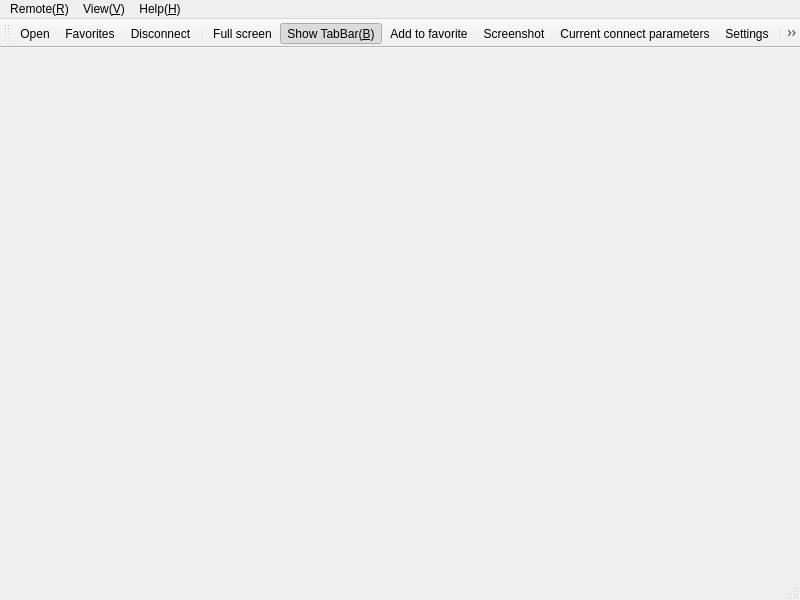
<?xml version="1.0" encoding="UTF-8"?>
<ui version="4.0">
 <class>MainWindow</class>
 <widget class="QMainWindow" name="MainWindow">
  <property name="geometry">
   <rect>
    <x>0</x>
    <y>0</y>
    <width>800</width>
    <height>600</height>
   </rect>
  </property>
  <property name="windowTitle">
   <string>Rabbit Remote Control</string>
  </property>
  <property name="windowIcon">
   <iconset resource="Resource/Resource.qrc">
    <normaloff>:/image/App</normaloff>:/image/App</iconset>
  </property>
  <widget class="QWidget" name="centralwidget"/>
  <widget class="QMenuBar" name="menubar">
   <property name="geometry">
    <rect>
     <x>0</x>
     <y>0</y>
     <width>800</width>
     <height>28</height>
    </rect>
   </property>
   <widget class="QMenu" name="menuHelp_H">
    <property name="title">
     <string>Help(&amp;H)</string>
    </property>
    <addaction name="actionAbout_A"/>
    <addaction name="actionUpdate_U"/>
   </widget>
   <widget class="QMenu" name="menuView">
    <property name="title">
     <string>View(&amp;V)</string>
    </property>
    <widget class="QMenu" name="menuSink">
     <property name="title">
      <string>Sink</string>
     </property>
     <property name="icon">
      <iconset resource="Resource/Resource.qrc">
       <normaloff>:/image/Skin</normaloff>:/image/Skin</iconset>
     </property>
     <addaction name="actionDefaultStyle_D"/>
     <addaction name="actionOpenStyle_O"/>
    </widget>
    <widget class="QMenu" name="menuZoom">
     <property name="title">
      <string>Zoom</string>
     </property>
     <property name="icon">
      <iconset resource="Resource/Resource.qrc">
       <normaloff>:/image/Zoom</normaloff>:/image/Zoom</iconset>
     </property>
     <addaction name="actionZoom_window_to_remote_desktop"/>
     <addaction name="actionZoomToWindow_Z"/>
     <addaction name="actionKeep_aspect_ration_to_windows_K"/>
     <addaction name="actionOriginal_O"/>
     <addaction name="actionZoom_In"/>
     <addaction name="actionZoom_Out"/>
    </widget>
    <addaction name="actionFull_screen_F"/>
    <addaction name="menuZoom"/>
    <addaction name="separator"/>
    <addaction name="actionShow_TabBar_B"/>
    <addaction name="separator"/>
    <addaction name="actionScreenshot"/>
    <addaction name="actionSend_ctl_alt_del"/>
    <addaction name="menuSink"/>
    <addaction name="separator"/>
    <addaction name="separator"/>
    <addaction name="actionToolBar_T"/>
    <addaction name="actionStatusBar_S"/>
    <addaction name="separator"/>
   </widget>
   <widget class="QMenu" name="menuRemote">
    <property name="title">
     <string>Remote(&amp;R)</string>
    </property>
    <widget class="QMenu" name="menuConnect_C">
     <property name="title">
      <string>Connect(&amp;C)</string>
     </property>
     <property name="icon">
      <iconset resource="Resource/Resource.qrc">
       <normaloff>:/image/Connect</normaloff>:/image/Connect</iconset>
     </property>
    </widget>
    <addaction name="menuConnect_C"/>
    <addaction name="actionDisconnect_D"/>
    <addaction name="actionOpen_O"/>
    <addaction name="actionClone"/>
    <addaction name="actionRecently_connected"/>
    <addaction name="separator"/>
    <addaction name="actionAdd_to_favorite"/>
    <addaction name="actionFavorites"/>
    <addaction name="separator"/>
    <addaction name="actionCurrent_connect_parameters"/>
    <addaction name="actionSettings"/>
    <addaction name="separator"/>
    <addaction name="actionExit_E"/>
   </widget>
   <addaction name="menuRemote"/>
   <addaction name="menuView"/>
   <addaction name="menuHelp_H"/>
  </widget>
  <widget class="QStatusBar" name="statusbar"/>
  <widget class="QToolBar" name="toolBar">
   <property name="windowTitle">
    <string>toolBar</string>
   </property>
   <attribute name="toolBarArea">
    <enum>TopToolBarArea</enum>
   </attribute>
   <attribute name="toolBarBreak">
    <bool>false</bool>
   </attribute>
   <addaction name="actionOpen_O"/>
   <addaction name="actionFavorites"/>
   <addaction name="actionDisconnect_D"/>
   <addaction name="separator"/>
   <addaction name="actionFull_screen_F"/>
   <addaction name="actionShow_TabBar_B"/>
   <addaction name="actionAdd_to_favorite"/>
   <addaction name="actionScreenshot"/>
   <addaction name="actionCurrent_connect_parameters"/>
   <addaction name="actionSettings"/>
   <addaction name="separator"/>
   <addaction name="actionExit_E"/>
  </widget>
  <action name="actionAbout_A">
   <property name="icon">
    <iconset resource="Resource/Resource.qrc">
     <normaloff>:/image/App</normaloff>:/image/App</iconset>
   </property>
   <property name="text">
    <string>About(&amp;A)</string>
   </property>
   <property name="iconText">
    <string>About</string>
   </property>
   <property name="toolTip">
    <string>About</string>
   </property>
   <property name="statusTip">
    <string>About</string>
   </property>
   <property name="whatsThis">
    <string>About</string>
   </property>
  </action>
  <action name="actionUpdate_U">
   <property name="text">
    <string>Update(&amp;U)</string>
   </property>
   <property name="iconText">
    <string>Update</string>
   </property>
   <property name="toolTip">
    <string>Update</string>
   </property>
   <property name="statusTip">
    <string>Update</string>
   </property>
   <property name="whatsThis">
    <string>Update</string>
   </property>
  </action>
  <action name="actionStatusBar_S">
   <property name="checkable">
    <bool>true</bool>
   </property>
   <property name="checked">
    <bool>true</bool>
   </property>
   <property name="text">
    <string>StatusBar(&amp;S)</string>
   </property>
   <property name="iconText">
    <string>StatusBar</string>
   </property>
   <property name="toolTip">
    <string>StatusBar</string>
   </property>
   <property name="statusTip">
    <string>StatusBar</string>
   </property>
   <property name="whatsThis">
    <string>StatusBar</string>
   </property>
  </action>
  <action name="actionToolBar_T">
   <property name="checkable">
    <bool>true</bool>
   </property>
   <property name="checked">
    <bool>true</bool>
   </property>
   <property name="text">
    <string>ToolBar(&amp;T)</string>
   </property>
   <property name="iconText">
    <string>ToolBar</string>
   </property>
   <property name="toolTip">
    <string>ToolBar</string>
   </property>
   <property name="statusTip">
    <string>ToolBar</string>
   </property>
   <property name="whatsThis">
    <string>ToolBar</string>
   </property>
  </action>
  <action name="actionFull_screen_F">
   <property name="icon">
    <iconset resource="Resource/Resource.qrc">
     <normaloff>:/image/FullScreen</normaloff>:/image/FullScreen</iconset>
   </property>
   <property name="text">
    <string>Full screen(&amp;F)</string>
   </property>
   <property name="iconText">
    <string>Full screen</string>
   </property>
   <property name="toolTip">
    <string>Full screen</string>
   </property>
   <property name="statusTip">
    <string>Full screen</string>
   </property>
   <property name="whatsThis">
    <string>Full screen</string>
   </property>
  </action>
  <action name="actionOriginal_O">
   <property name="checkable">
    <bool>true</bool>
   </property>
   <property name="checked">
    <bool>true</bool>
   </property>
   <property name="icon">
    <iconset resource="Resource/Resource.qrc">
     <normaloff>:/image/Original</normaloff>:/image/Original</iconset>
   </property>
   <property name="text">
    <string>Original size(&amp;O)</string>
   </property>
   <property name="iconText">
    <string>Original size</string>
   </property>
   <property name="toolTip">
    <string>Original size</string>
   </property>
   <property name="statusTip">
    <string>Original size</string>
   </property>
   <property name="whatsThis">
    <string>Original size</string>
   </property>
  </action>
  <action name="actionZoomToWindow_Z">
   <property name="checkable">
    <bool>true</bool>
   </property>
   <property name="icon">
    <iconset resource="Resource/Resource.qrc">
     <normaloff>:/image/ZoomToWindow</normaloff>:/image/ZoomToWindow</iconset>
   </property>
   <property name="text">
    <string>Zoom to window(&amp;Z)</string>
   </property>
   <property name="iconText">
    <string>Zoom to window</string>
   </property>
   <property name="toolTip">
    <string>Zoom to window</string>
   </property>
   <property name="statusTip">
    <string>Zoom to window</string>
   </property>
   <property name="whatsThis">
    <string>Zoom to window</string>
   </property>
  </action>
  <action name="actionKeep_aspect_ration_to_windows_K">
   <property name="checkable">
    <bool>true</bool>
   </property>
   <property name="icon">
    <iconset resource="Resource/Resource.qrc">
     <normaloff>:/image/AspectRatio</normaloff>:/image/AspectRatio</iconset>
   </property>
   <property name="text">
    <string>Keep aspect ration zoom to window(&amp;K)</string>
   </property>
   <property name="iconText">
    <string>Keep aspect ration zoom to window</string>
   </property>
   <property name="toolTip">
    <string>Keep aspect ration zoom to window</string>
   </property>
   <property name="statusTip">
    <string>Keep aspect ration zoom to window</string>
   </property>
   <property name="whatsThis">
    <string>Keep aspect ration zoom to window</string>
   </property>
  </action>
  <action name="actionExit_E">
   <property name="checkable">
    <bool>false</bool>
   </property>
   <property name="icon">
    <iconset resource="Resource/Resource.qrc">
     <normaloff>:/image/Exit</normaloff>:/image/Exit</iconset>
   </property>
   <property name="text">
    <string>Exit(&amp;E)</string>
   </property>
   <property name="iconText">
    <string>Exit</string>
   </property>
   <property name="toolTip">
    <string>Exit</string>
   </property>
   <property name="statusTip">
    <string>Exit</string>
   </property>
   <property name="whatsThis">
    <string>Exit</string>
   </property>
  </action>
  <action name="actionRecently_connected">
   <property name="icon">
    <iconset resource="Resource/Resource.qrc">
     <normaloff>:/image/RecentMenu</normaloff>:/image/RecentMenu</iconset>
   </property>
   <property name="text">
    <string>Recently connected</string>
   </property>
   <property name="statusTip">
    <string>Recently connected</string>
   </property>
   <property name="whatsThis">
    <string>Recently connected</string>
   </property>
  </action>
  <action name="actionDisconnect_D">
   <property name="icon">
    <iconset resource="Resource/Resource.qrc">
     <normaloff>:/image/Disconnect</normaloff>:/image/Disconnect</iconset>
   </property>
   <property name="text">
    <string>Disconnect(&amp;D)</string>
   </property>
   <property name="iconText">
    <string>Disconnect</string>
   </property>
   <property name="toolTip">
    <string>Disconnect</string>
   </property>
   <property name="statusTip">
    <string>Disconnect</string>
   </property>
   <property name="whatsThis">
    <string>Disconnect</string>
   </property>
  </action>
  <action name="actionOpen_O">
   <property name="icon">
    <iconset resource="Resource/Resource.qrc">
     <normaloff>:/image/Open</normaloff>:/image/Open</iconset>
   </property>
   <property name="text">
    <string>Open(&amp;O)</string>
   </property>
   <property name="iconText">
    <string>Open</string>
   </property>
   <property name="toolTip">
    <string>Open</string>
   </property>
   <property name="statusTip">
    <string>Open</string>
   </property>
   <property name="whatsThis">
    <string>Open</string>
   </property>
  </action>
  <action name="actionDefaultStyle_D">
   <property name="text">
    <string>Default(&amp;D)</string>
   </property>
   <property name="iconText">
    <string>Default style</string>
   </property>
   <property name="toolTip">
    <string>Default style</string>
   </property>
   <property name="statusTip">
    <string>Default style</string>
   </property>
   <property name="whatsThis">
    <string>Default style</string>
   </property>
  </action>
  <action name="actionOpenStyle_O">
   <property name="text">
    <string>Open(&amp;O)</string>
   </property>
   <property name="iconText">
    <string>Open style</string>
   </property>
   <property name="toolTip">
    <string>Open style</string>
   </property>
   <property name="statusTip">
    <string>Open style</string>
   </property>
   <property name="whatsThis">
    <string>Open style</string>
   </property>
  </action>
  <action name="actionSend_ctl_alt_del">
   <property name="text">
    <string>Send Ctl+Alt+Del</string>
   </property>
  </action>
  <action name="actionShow_TabBar_B">
   <property name="checkable">
    <bool>true</bool>
   </property>
   <property name="checked">
    <bool>true</bool>
   </property>
   <property name="icon">
    <iconset resource="Resource/Resource.qrc">
     <normaloff>:/image/TabBar</normaloff>:/image/TabBar</iconset>
   </property>
   <property name="text">
    <string>Show TabBar(&amp;B)</string>
   </property>
   <property name="iconText">
    <string>Show TabBar(&amp;B)</string>
   </property>
   <property name="toolTip">
    <string>Show TabBar</string>
   </property>
   <property name="statusTip">
    <string>Show TabBar</string>
   </property>
   <property name="whatsThis">
    <string>Show TabBar</string>
   </property>
  </action>
  <action name="actionZoom_In">
   <property name="checkable">
    <bool>true</bool>
   </property>
   <property name="icon">
    <iconset resource="Resource/Resource.qrc">
     <normaloff>:/image/ZoomIn</normaloff>:/image/ZoomIn</iconset>
   </property>
   <property name="text">
    <string>Zoom In</string>
   </property>
   <property name="statusTip">
    <string>Zoom In</string>
   </property>
   <property name="whatsThis">
    <string>Zoom In</string>
   </property>
  </action>
  <action name="actionZoom_Out">
   <property name="checkable">
    <bool>true</bool>
   </property>
   <property name="icon">
    <iconset resource="Resource/Resource.qrc">
     <normaloff>:/image/ZoomOut</normaloff>:/image/ZoomOut</iconset>
   </property>
   <property name="text">
    <string>Zoom Out</string>
   </property>
   <property name="statusTip">
    <string>Zoom Out</string>
   </property>
   <property name="whatsThis">
    <string>Zoom Out</string>
   </property>
  </action>
  <action name="actionZoom_window_to_remote_desktop">
   <property name="icon">
    <iconset resource="Resource/Resource.qrc">
     <normaloff>:/image/ZoomWindowToRemoteDesktop</normaloff>:/image/ZoomWindowToRemoteDesktop</iconset>
   </property>
   <property name="text">
    <string>Zoom window to remote desktop</string>
   </property>
   <property name="statusTip">
    <string>Zoom window to remote desktop</string>
   </property>
   <property name="whatsThis">
    <string>Zoom window to remote desktop</string>
   </property>
  </action>
  <action name="actionScreenshot">
   <property name="icon">
    <iconset resource="Resource/Resource.qrc">
     <normaloff>:/image/Screenshot</normaloff>:/image/Screenshot</iconset>
   </property>
   <property name="text">
    <string>Screenshot</string>
   </property>
   <property name="toolTip">
    <string>Screenshot</string>
   </property>
   <property name="statusTip">
    <string>Screenshot</string>
   </property>
   <property name="whatsThis">
    <string>Screenshot</string>
   </property>
  </action>
  <action name="actionSettings">
   <property name="icon">
    <iconset resource="Resource/Resource.qrc">
     <normaloff>:/image/Option</normaloff>:/image/Option</iconset>
   </property>
   <property name="text">
    <string>Settings</string>
   </property>
   <property name="statusTip">
    <string>Settings</string>
   </property>
   <property name="whatsThis">
    <string>Settings</string>
   </property>
  </action>
  <action name="actionCurrent_connect_parameters">
   <property name="icon">
    <iconset resource="Resource/Resource.qrc">
     <normaloff>:/image/Parameters</normaloff>:/image/Parameters</iconset>
   </property>
   <property name="text">
    <string>Current connect parameters</string>
   </property>
   <property name="toolTip">
    <string>Current connect parameters</string>
   </property>
   <property name="statusTip">
    <string>Current connect parameters</string>
   </property>
   <property name="whatsThis">
    <string>Current connect parameters</string>
   </property>
  </action>
  <action name="actionClone">
   <property name="icon">
    <iconset resource="Resource/Resource.qrc">
     <normaloff>:/image/Clone</normaloff>:/image/Clone</iconset>
   </property>
   <property name="text">
    <string>Clone current connect</string>
   </property>
   <property name="statusTip">
    <string>Clone current connect</string>
   </property>
   <property name="whatsThis">
    <string>Clone current connect</string>
   </property>
  </action>
  <action name="actionFavorites">
   <property name="checkable">
    <bool>true</bool>
   </property>
   <property name="icon">
    <iconset resource="Resource/Resource.qrc">
     <normaloff>:/image/Favorites</normaloff>:/image/Favorites</iconset>
   </property>
   <property name="text">
    <string>Favorites</string>
   </property>
   <property name="statusTip">
    <string>Favorites</string>
   </property>
   <property name="whatsThis">
    <string>Favorites</string>
   </property>
  </action>
  <action name="actionAdd_to_favorite">
   <property name="icon">
    <iconset resource="Resource/Resource.qrc">
     <normaloff>:/image/AddFavorites</normaloff>:/image/AddFavorites</iconset>
   </property>
   <property name="text">
    <string>Add to favorite</string>
   </property>
   <property name="toolTip">
    <string>Add to favorite</string>
   </property>
   <property name="statusTip">
    <string>Add to favorite</string>
   </property>
   <property name="whatsThis">
    <string>Add to favorite</string>
   </property>
  </action>
 </widget>
 <resources>
  <include location="Resource/Resource.qrc"/>
 </resources>
 <connections/>
</ui>
